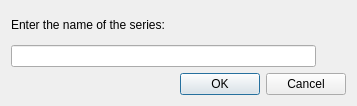
<?xml version="1.0" encoding="UTF-8"?>
<ui version="4.0">
 <class>GetSeries</class>
 <widget class="QDialog" name="GetSeries">
  <property name="geometry">
   <rect>
    <x>0</x>
    <y>0</y>
    <width>357</width>
    <height>106</height>
   </rect>
  </property>
  <property name="windowTitle">
   <string>Dialog</string>
  </property>
  <layout class="QGridLayout" name="gridLayout">
   <item row="0" column="0">
    <layout class="QVBoxLayout" name="verticalLayout">
     <item>
      <widget class="QLabel" name="label">
       <property name="text">
        <string>Enter the name of the series:</string>
       </property>
       <property name="buddy">
        <cstring>lineEdit</cstring>
       </property>
      </widget>
     </item>
     <item>
      <layout class="QHBoxLayout" name="horizontalLayout">
       <item>
        <widget class="QLineEdit" name="lineEdit"/>
       </item>
       <item>
        <spacer name="horizontalSpacer_2">
         <property name="orientation">
          <enum>Qt::Horizontal</enum>
         </property>
         <property name="sizeType">
          <enum>QSizePolicy::Fixed</enum>
         </property>
         <property name="sizeHint" stdset="0">
          <size>
           <width>30</width>
           <height>20</height>
          </size>
         </property>
        </spacer>
       </item>
      </layout>
     </item>
    </layout>
   </item>
   <item row="1" column="0">
    <widget class="QDialogButtonBox" name="buttonBox">
     <property name="orientation">
      <enum>Qt::Horizontal</enum>
     </property>
     <property name="standardButtons">
      <set>QDialogButtonBox::Cancel|QDialogButtonBox::Ok</set>
     </property>
    </widget>
   </item>
  </layout>
 </widget>
 <resources/>
 <connections>
  <connection>
   <sender>buttonBox</sender>
   <signal>accepted()</signal>
   <receiver>GetSeries</receiver>
   <slot>accept()</slot>
   <hints>
    <hint type="sourcelabel">
     <x>227</x>
     <y>84</y>
    </hint>
    <hint type="destinationlabel">
     <x>157</x>
     <y>105</y>
    </hint>
   </hints>
  </connection>
  <connection>
   <sender>buttonBox</sender>
   <signal>rejected()</signal>
   <receiver>GetSeries</receiver>
   <slot>reject()</slot>
   <hints>
    <hint type="sourcelabel">
     <x>295</x>
     <y>90</y>
    </hint>
    <hint type="destinationlabel">
     <x>286</x>
     <y>105</y>
    </hint>
   </hints>
  </connection>
 </connections>
</ui>
